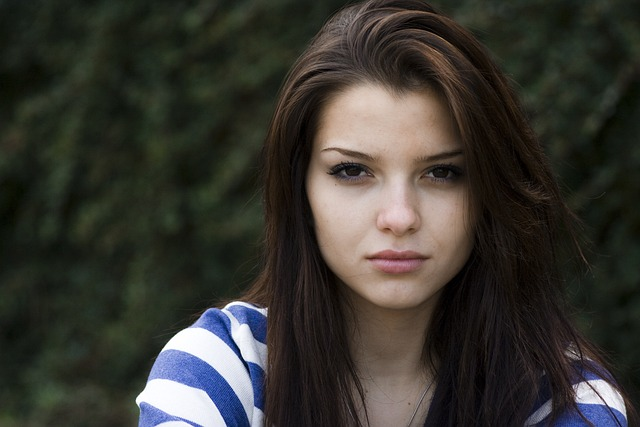
#> input picture Retinaface-Models/test.jpg, 640 x 427 px, given in place of the camera
$ python ocv_color.py
#> lines starting #> are read from the running program, lines starting #| are printed output that depends on the picture; after the words box and inside, x2 and y2 are one past the last pixel; in counts of white or black regions, pixels touching at a corner belong together
'''
 Detección de Color en Imágenes
La detección de color permite encontrar píxeles o regiones de una imagen que estén dentro de un cierto rango de color.
Es una herramienta fundamental en visión por computadora, especialmente cuando se necesita:
Rastrear objetos por color
Crear máscaras de color para segmentación
Detectar señales, luces, prendas, frutas, etc.

El espacio de color HSV (Hue, Saturation, Value / Matiz, Saturación, Brillo), posee 3 componentes, similar al espacio
de color RGB. Pero se prefiere porque de forma sencilla se pueden determinar rangos de colores para detectar.
H: 0 a 179
S: 0 a 255
V: 0 a 255

para ver el mapa hsv en h y s https://omes-va.com/deteccion-de-colores/
para el rojo  0 a 8, y el segundo de 175 a 179 en H, mientras que para los componente S de 100 a 255, y V de 20 a 255

Matematicamente es aplicar una mascara logica:
mask = (Hmin <= pixel <= Hmax) and (Smin <= pixel <= Smax) and (Vmin <= pixel <= Vmax)
cv2.inRange() facilita esto Donde lo que queda dentro del rango se vuelve blanco, y el resto negro.

Esto es fundamental para tareas de segmentación, seguimiento de objetos, detección de señales, clasificación y más.

Pillow (PIL):
Pillow permite manipular imágenes a nivel de píxeles, pero no tiene funciones integradas como cv2.inRange.
En cambio, podés hacer comparaciones directamente con NumPy o pixel por pixel.

'''

import numpy as np
import cv2
from PIL import Image


# 0 iphone, 1 webcam
cap = cv2.VideoCapture(0)


def get_limits(color_bgr, h_margin=10, s_margin=60, v_margin=60):
    color_bgr = np.uint8([[color_bgr]])
    hsv = cv2.cvtColor(color_bgr, cv2.COLOR_BGR2HSV)[0][0]
    h, s, v = hsv

    lower = np.array([
        max(h - h_margin, 0),
        max(s - s_margin, 50),   # No permitir saturaciones muy bajas
        max(v - v_margin, 50)    # Ni valores muy oscuros
    ], dtype=np.uint8)

    upper = np.array([
        min(h + h_margin, 179),
        min(s + s_margin, 255),
        min(v + v_margin, 255)
    ], dtype=np.uint8)

    return lower, upper

# defino color rojo
redBajo1 = np.array([0, 140, 100], np.uint8)
redAlto1 = np.array([10, 255, 255], np.uint8)

redBajo2 = np.array([170, 140, 100], np.uint8)
redAlto2 = np.array([180, 255, 255], np.uint8)


COLOR_FN = False
colorFn = [0, 255, 255]     # Amarillo BGR


SHOW_JUST_MASK = False
SHOW_BITWISE = False
SHOW_PIL = False
SHOW_PIL = True

while True:
    ret, frame = cap.read()
#> frame is the input picture: shape (427, 640, 3); mean B, G, R 48.2, 54.5, 56.3
    # suavizo el frame con un blurring gausiano
    if ret:
        frame_blurred = cv2.GaussianBlur(frame, (5, 5), 0)
        frameHSV = cv2.cvtColor(frame_blurred, cv2.COLOR_BGR2HSV)  # help(cv2.cvtColor): Converts an image from one color space to another.
#> frameHSV: shape (427, 640, 3); mean H, S, V 42.1, 77.3, 61.8

        if COLOR_FN:
            lowerLimit, upperLimit = get_limits(color_bgr= colorFn)
            maskColor = cv2.inRange(frameHSV, lowerLimit, upperLimit )
        else:
            maskRed1 = cv2.inRange(frameHSV, redBajo1, redAlto1)
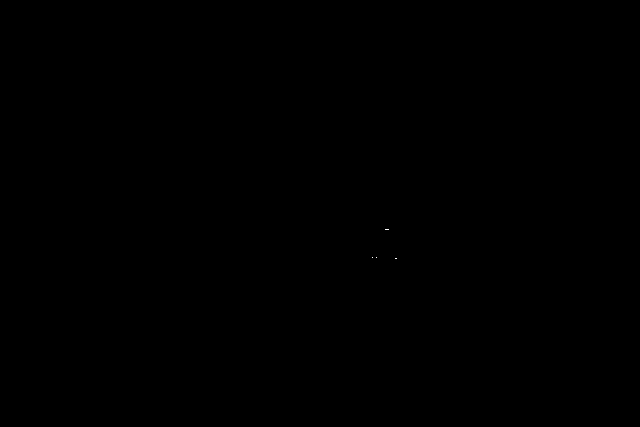
#> maskRed1: shape (427, 640); 0% white in thin lines or dots, all inside (x1, y1, x2, y2) = (372, 229, 397, 259)
            maskRed2 = cv2.inRange(frameHSV, redBajo2, redAlto2)
#> maskRed2: shape (427, 640); 0% white in thin lines or dots, all inside (x1, y1, x2, y2) = (395, 259, 398, 260)
            maskColor = cv2.add(maskRed1, maskRed2)
#> maskColor: shape (427, 640); 0% white in thin lines or dots, all inside (x1, y1, x2, y2) = (372, 229, 398, 260)

        if SHOW_JUST_MASK:
            cv2.imshow('cam', maskColor)
        elif SHOW_BITWISE:
            # Aplicar la máscara a la imagen original
            result = cv2.bitwise_and(frame, frame, mask=maskColor)
            cv2.imshow('cam', result)
        elif SHOW_PIL:
            mask_ = Image.fromarray(maskColor)  # convierte en np array de ocv a Pillow
                                                # (es la misma info) en otro formato
            bbox = mask_.getbbox()              # del nuevo formato de la mascara, creo el bonding box
#> bbox = (372, 229, 398, 260)
            print(bbox)                         # Si no encuentra nada, retorna None
#| (372, 229, 398, 260)
            if bbox is not None:
                x1, y1, x2, y2 = bbox
#> x1 = 372; y1 = 229; x2 = 398; y2 = 260
                frame = cv2.rectangle(frame, (x1, y1), (x2, y2), (0, 255, 0), 5)
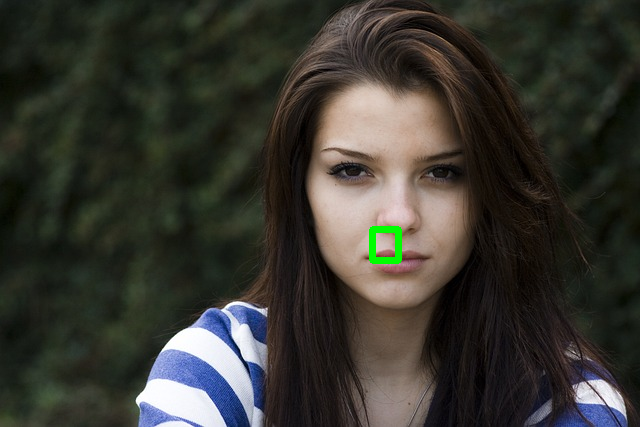
#> frame: shape (427, 640, 3); 0.28% of pixels changed, all inside (x1, y1, x2, y2) = (369, 226, 402, 264)

            cv2.imshow('cam', frame)
        else:
            cv2.imshow('cam', maskColor)
        if cv2.waitKey(40) & 0xFF == ord('q'):
#> (key q is pressed here)
            break

cap.release()
cv2.destroyAllWindows()
